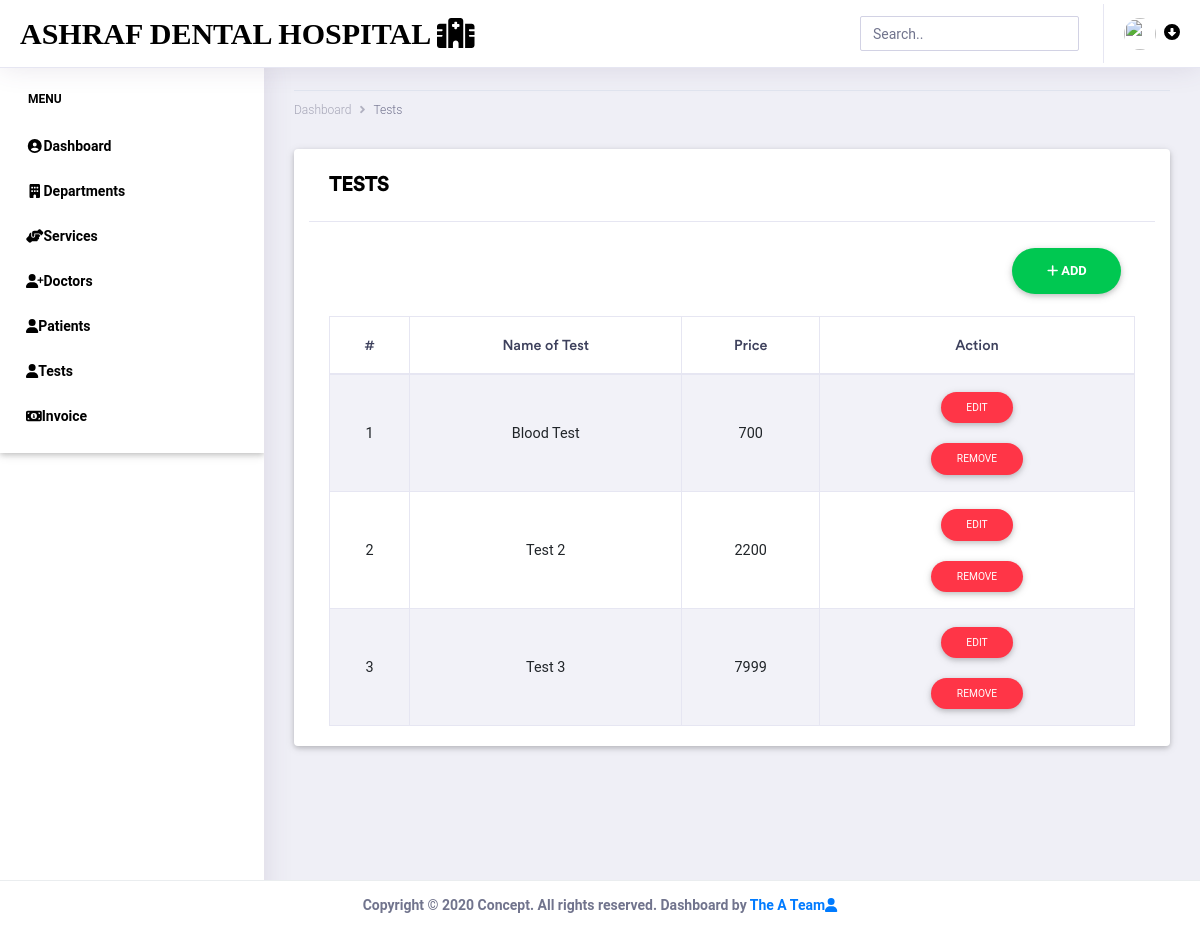
The app's page /tests/ (signed in) with its own data.
### tests_app/models.py (models this page shows, shortened)
class Test(models.Model):
    name = models.CharField(max_length=228, default='')
    price = models.IntegerField(default=0)

### tests_app/views.py (the view)
# urls.py: path('tests/', include('tests_app.urls')),
@login_required(login_url="/")
def tests(request):
    t = Test.objects.all()
    context = {'test': t}
    return render(request,'tests.html',context)

### templates/tests.html (shortened to what this page needs)
<!doctype html>
<html lang="en">
<head>
    <link rel="stylesheet" href="/static/assets/vendor/bootstrap/css/bootstrap.min.css">
    <link href="/static/assets/vendor/fonts/circular-std/style.css" rel="stylesheet">
    <link rel="stylesheet" href="/static/assets/libs/css/style.css">
    <link rel="stylesheet" href="/static/assets/vendor/fonts/fontawesome/css/fontawesome-all.css">
    <link rel="stylesheet" href="/static/assets/vendor/charts/chartist-bundle/chartist.css">
    <link rel="stylesheet" href="/static/assets/vendor/charts/morris-bundle/morris.css">
    <link rel="stylesheet" href="/static/assets/vendor/fonts/material-design-iconic-font/css/materialdesignicons.min.css">
    <link rel="stylesheet" href="/static/assets/vendor/charts/c3charts/c3.css">
    <link rel="stylesheet" href="/static/assets/vendor/fonts/flag-icon-css/flag-icon.min.css">
    <link rel="stylesheet" href="/static/assets/libs/css/mdb.min.css" >
    <link rel="stylesheet" href="/static/assets/libs/css/animate-3.7.0.css">
    <link rel="stylesheet" href="/static/assets/libs/css/owl-carousel.min.css">
    <link rel="stylesheet" href="/static/assets/libs/css/mdb.min.css">
    <link rel="stylesheet" href="/static/assets/libs/css/all.css">
</head>
<body>
    <div class="dashboard-main-wrapper">
        <div class="dashboard-header">
            <nav class="navbar navbar-expand-lg bg-white fixed-top">
                <a class="navbar-brand" href="{% url 'home' %}"><font class="font-weight-bold" color="black" style="font-family: 'Poor Richard',serif">Ashraf Dental Hospital <i class="fa fa-hospital-alt"></i></font></a>
                <div class="collapse navbar-collapse " id="navbarSupportedContent">
                    <ul class="navbar-nav ml-auto navbar-right-top">
                        <li class="nav-item">
                            <div id="custom-search" class="top-search-bar">
                                <input class="form-control" type="text" placeholder="Search..">
                            </div>
                        </li>
                        <form action="{% url 'logout'%}" method="post">
                        <li class="nav-item dropdown nav-user">
                            <a class="nav-link nav-user-img" href="#" id="navbarDropdownMenuLink2" data-toggle="dropdown" aria-haspopup="true" aria-expanded="false"><img src="/static/assets/images/admin.jpg" alt="" class="user-avatar-md rounded-circle"><i class="fas fa-arrow-alt-circle-down ml-2" style="color: black"></i></a>
                        </form>
                    </ul>
                </div>
            </nav>
        </div>
        <div class="nav-left-sidebar">
            <div class="menu-list">
                <nav class="navbar navbar-expand-lg navbar-light font-weight-bold">
                    <div class="collapse navbar-collapse" id="navbarNav">
                        <ul class="navbar-nav flex-column">
                            <li class="nav-divider">
                                <font class="font-weight-bold" color="black">Menu</font>
                            </li>
                            <li class="nav-item">
                                <a class="nav-link" href="{% url 'home' %}"><i class="fa fa-fw fa-user-circle"></i>Dashboard</a>
                            </li>
                            <li class="nav-item">
                                <a class="nav-link" href="{% url 'departments' %}" ><i class="fa fa-fw fa-building"></i>Departments</a>
                            </li>
                            <li class="nav-item">
                                <a class="nav-link" href="{% url 'services' %}"><i class="fas fa-fw fa-hands-helping"></i>Services</a>
                            </li>
                            <li class="nav-item ">
                                <a class="nav-link" href="{% url 'doctors' %}"><i class="fas fa-user-plus"></i>Doctors</a>
                            </li>
                            <li class="nav-item">
                                <a class="nav-link" href="{% url 'patients' %}" ><i class="fas fa-user"></i>Patients</a>
                            </li>
                            <li class="nav-item">
                                <a class="nav-link" href="{% url 'tests' %}" ><i class="fas fa-user"></i>Tests</a>
                            </li>
                            <li class="nav-item">
                                <a class="nav-link" href="{% url 'invoice' %}" ><i class="fas fa-money-bill-alt"></i>Invoice</a>
                            </li>
                        </ul>
                    </div>
                </nav>
            </div>
        </div>
        <div class="dashboard-wrapper">
            <div class="dashboard-ecommerce">
                <div class="container-fluid dashboard-content ">
                    <div class="row">
                        <div class="col-xl-12 col-lg-12 col-md-12 col-sm-12 col-12">
                            <div class="page-header">
                                <div class="page-breadcrumb">
                                    <nav aria-label="breadcrumb">
                                        <ol class="breadcrumb">
                                            <li class="breadcrumb-item"><a href="{% url 'home' %}" class="breadcrumb-link">Dashboard</a></li>
                                            <li class="breadcrumb-item active" aria-current="page">Tests</li>
                                        </ol>
                                    </nav>
                                </div>
                            </div>
                        </div>
                    </div>
            <section class="contact-section area-padding">
                <div class="container card">
                  <h3 class="card-header text-left font-weight-bold text-uppercase py-4"><font color="black">Tests</font></h3>
                  <div class="card-body">
                    <div id="table" class="table-editable">
                      <span class="table-add float-right mb-3 mr-2"><a href="" class="btn btn-success btn-rounded font-weight-bold" data-toggle="modal" data-target="#orangeModalSubscription"><i class="fas fa-plus"></i> ADD</a>
                      </span>
                      <table class="table table-bordered table-responsive-md table-striped text-center">
                        <thead>
                          <tr>
                            <th class="text-center" color="black">#</th>
                            <th class="text-center" color="black">Name of Test</th>
                            <th class="text-center" color="black">Price</th>
                            <th class="text-center" color="black">Action</th>
                          </tr>
                        </thead>
                        <tbody>
                          {% for val in test%}
                             <tr>
                                <td class="pt-3-half"  color="black">{{ val.pk }}</td>
                                <td class="pt-3-half"  color="black">{{ val.name }}</td>
                                 <td class="pt-3-half"  color="black">{{ val.price }}</td>
                                <td>
                                    <span class="table-edit">
                                <button type="button" class="btn btn-danger btn-rounded btn-sm my-0">Edit</button>
                              </span><p></p>
                                  <span class="table-remove">
                                    <button type="button" class="btn btn-danger btn-rounded btn-sm my-0">Remove</button>
                                  </span>
                                </td>
                              </tr>
                           {% endfor %}
                        </tbody>
                      </table>
                    </div>
                  </div>
                </div>
            </section>
           <section class="contact-section area-padding">
             <div class="footer fixed-bottom">
                <div class="container-fluid d-flex justify-content-center">
                    <div class="row">
                        <div class="font-weight-bold text-center">
                                Copyright © 2020 Concept. All rights reserved. Dashboard by <a href=""> The A Team<i class="fas fa-user"></i></a>
                        </div>
                    </div>
                </div>
            </div>
           </section>
        </div>
    </div>
        </div>
    </div>
</body>
</html>

### records on screen
Test: pk "1", name "Blood Test", price "700"
Test: pk "2", name "Test 2", price "2200"
Test: pk "3", name "Test 3", price "7999"
